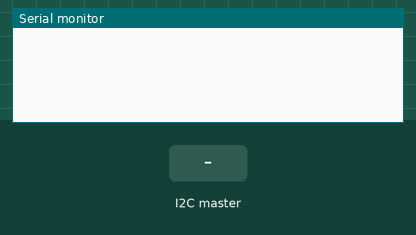
Recording of a sketch running on a simulated Arduino Uno, built with avr-gcc and run on an emulated ATmega328P. Parts: the last lines printed to the serial monitor. Inputs (shaded band) come from the test bench.

Above: at 1.2 s.
1.3 s: the I2C master sends "g"
At 1.8 s:
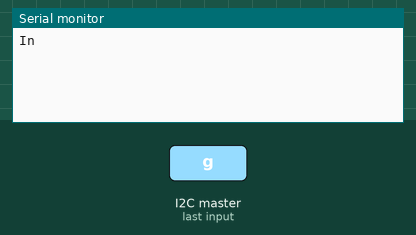
4.3 s: the I2C master sends "m"
At 6.8 s:
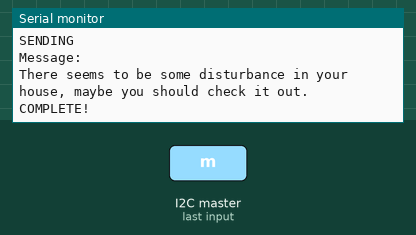

The sketch:

BlueBerrySlave.ino
```cpp
/**
 * Interface for the GSM module and the main arduino
 * @author Dedipyaman Das
 * github.com/2DSharp/BlueBerry
 * @version 1.0/17
 */
/**
 * This is not necessary
 * But since the main arduino connections went messy
 * And for some reason the GSM wasn't working with that one
 * Also that we had an extra Uno
 * This uno runs independently, checks if the other board wants to send an SMS
 */
#include <Wire.h>
/**
#define GSM_TRIGGER 6
#define NOTIFIER 7
//#define VIGILANCE 8
//#define WALK 9
#define RESET 10
*/
int alertStatus = 0;

const char ALERT_RECEIVED = 's';
const char ABORT_ALERT = 'a';
char messageStatus = '0';

char number[15] = "7005308234";
char message[200] =  "There seems to be some disturbance in your house, maybe you should check it out.";

void setup() {
  /**
   * Begin the wired connection from the master to the slave
   * Address 8 is what the both communicate with
   */
  Wire.begin(8);
  /**
   * Execute the request to send alert message
   */
  Wire.onReceive(receiveMessageRequest);
  /**
   * The status of the alert, to control the alarm and alert frequency
   */
  Wire.onRequest(sendAlertStatus); // register event

  Serial.begin(9600);
}
/**
 * Sends an SMS and calls the user alerting them of any anomaly in their house
 */
bool sendAlert(char number[15], char message[200] ) {

  Serial.println("Received alert request");

  while (!sendSMSAlert(number, message) && !fakePhoneCall(number)) {
    /**
     * Keep trying
     */
    messageStatus = '0';
  }
  /**
   * Sets the message status to ALERT_RECEIVED for the alarm to go off
   * alertStatus = 1 makes sure no subsequent alerts are sent before the previous alarm
   * is responed to.
   */
  alertStatus = 1;
  messageStatus = ALERT_RECEIVED;
  delay(1000);

  return true;
}
/**
 * Wire connection to  write to the mega board
 */
void sendAlertStatus() {

  Wire.write(messageStatus);
}
/**
 * Wire connection for reading the request from the mega board
 * Sends alerts accordingly
 */
void receiveMessageRequest(int howMany) {

  char request = Wire.read();

  if (request == 'g') {

    initGSMModule();
  }
  /**
   * To avoid sending continual messages
   */
  if (request == 'm' && alertStatus != 1) {

    alertStatus = sendAlert(number, message);
   }
}

void loop() {
  /**
   * Cancel the alarm?
   */
  if (messageStatus == ABORT_ALERT) {

    messageStatus = '1';
  }
  if (receivePhoneCallFromSpecificNumber(number)) {

    messageStatus = ABORT_ALERT;
    alertStatus = 0;
    delay(1000);
  }
}
```

GSMModule.ino
```cpp
/**
 * SMS Sending using GSM module
 * @author Dedipyaman Das
 * github.com/2DSharp/BlueBerry
 * @version 1.0/17
 */
/**
 * This program is responsible for sending SMS alerts to a number
 *
 * Circuit:
 * GSM shield
 * SIM card that can send SMS
 */
#include <GSM.h>
/**
 * Set this PIN number if set in the SIM
 */
#define SIM_PIN_NUMBER ""
/**
 * Initializing the library instance
 */
GSM gsmAccess;
GSM_SMS sms;
GSMVoiceCall vcs;
/**
 * The calling number to the GSM module
 */
char numtel[15];

void initGSMModule() {

  Serial.println("Initializing GSM Module...");

  /**
   * Set connection state to not connected first
   */
  boolean notConnected = true;
  /**
   * Start GSM shield
   * Pass the PIN it as a parameter of begin() in quotes
   */
  while (notConnected) {
    /**
     * Check if connected
     */
    if (gsmAccess.begin(SIM_PIN_NUMBER) == GSM_READY) {

      notConnected = false;
    }
    else {

      Serial.println("Not connected");
    }
  }
  /**
   * Done
   */
  Serial.println("GSM initialized");
  messageStatus = '1';
}
/**
 * Sending SMS
 * @param char[15]
 * @param message[200]
 */
bool sendSMSAlert(char number[15], char message[200]) {
  /**
   * Get the phone number and message as dependencies
   */
  Serial.println(number);
  /**
   * Get the message as depenency
   */
  Serial.println("SENDING");
  Serial.println();
  Serial.println("Message:");
  Serial.println(message);
  /**
   * Prepare the message
   */
  sms.beginSMS(number);
  sms.print(message);
  /**
   * Send
   */
  sms.endSMS();
  Serial.println("\nCOMPLETE!\n");
  delay(1000);
  return true;
}
/**
 * Calling the user, cut it once received
 */
 bool fakePhoneCall(char number[15]) {
 /**
   * Get the phone number as a dependency
   */
  Serial.print("Calling to : ");
  Serial.println(number);
  Serial.println();
  bool callSuccess = false;
    // Check if the receiving end has picked up the call
  if (vcs.voiceCall(number)) {
    Serial.println("Call Established. Cutting the line once someone receives it");
    delay(1000);
    /**
     * Hanging up the call once they pick up
     */
    if (vcs.getvoiceCallStatus() == TALKING);

    vcs.hangCall();
    Serial.println("Call completed");
    callSuccess = true;
  }
  delay(20000);
  return callSuccess;
 }

 bool receivePhoneCallFromSpecificNumber(char number[15]) {
  /**
   * Get the phone number as a dependency
   */
   switch (vcs.getvoiceCallStatus()) {
    case IDLE_CALL:
      /**
       *  Nothing's going on
       */
       return false;
      break;

    case RECEIVINGCALL:
      /**
       * Someone's calling
       */
      Serial.println("RECEIVING CALL");

      // Retrieve the calling number
      vcs.retrieveCallingNumber(numtel, 15);

      // Print the calling number
      Serial.print("Number:");
      Serial.println(numtel);
      Serial.println("Success");
      vcs.hangCall();
      return true;
      /**
       * The calling number is same as the expected number
       */
      if (strcmp(number,numtel) == 0) {

      }
      vcs.hangCall();
      break;

    case TALKING:  // In this case the call would be established

      vcs.hangCall();
      Serial.println("Hanging up and waiting for the next call.");
      break;
  }
  delay(1000);
  return false;
 }
```

Measured:
- after the input at 1.3 s, the serial monitor: prints a new line at once (image 1)
- after the input at 4.3 s, the serial monitor: prints a new line at once (image 2)
